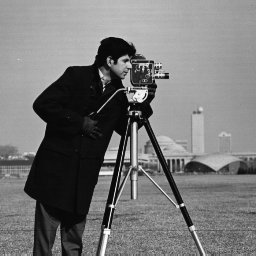
#> input picture cameraman.jpg, 256 x 256 px
$ jupyter execute --allow-errors multi_binary.ipynb
#> lines starting #> are read from the running program, lines starting #| are printed output that depends on the picture
### multi_binary.py
'''
Creator: Jonas Bresch, M.Sc.
Project: Binary-code denoising

Date: June. 3th, 2024
'''

import numpy as np
import matplotlib.pyplot as plt
import time
import condat_tv
import cvxpy as cp


def truncate(num, n):
    integer = np.array(num * (10**n), dtype=int)/(10**n)
    return np.array(integer, dtype=float)

# [729 lines left out: functions MIoU_cut, MIoU, reconstruction, barcode_generator, gen_sig_counterex, qr_code_generator and 19 more, not called in this run]

def soft_thresh(x, l):
    return np.sign(x) * np.maximum(np.abs(x) - l, 0.)

# [250 lines left out: functions ADMM_1R_TV_approx, ADMM_TV_BOX_approx, h_frequence, g_frequence, G_mat, not called in this run]

def soft_thresh(x, l):
    return np.sign(x) * np.maximum(np.abs(x) - l, 0.)


# [715 lines left out: functions ista, GME_TV, proj_B1, ADMM_TV_BOX, ADRA, proj_B1_image and 16 more, not called in this run]

### multi_binary.ipynb
# Binary valued data, i.e. on grid-graph $\mathbb{B}_d$-image

[cell 1]
from scipy import interpolate
import numpy as np
import matplotlib.pyplot as plt
import time

import PIL
from matplotlib import image
from matplotlib import pyplot

import condat_tv
import cvxpy as cp

import cv2

import imp

[cell 2]
import multi_binary

[cell 3]
imp.reload(multi_binary)

# Segmentation samples

[cell 4]
from matplotlib import image
from matplotlib import pyplot

xx = image.imread('cameraman.jpg')
#> xx is the input picture: shape (256, 256); min 0, max 255, mean 118.7
#image = image.imread('reichstag_schwarz.jpeg')
#> (the rest of this cell did not finish here and is left out)

#> (a cell that did not finish here is left out)

#> (a cell that did not finish here is left out)

#> (a cell that did not finish here is left out)

[cell 8]
d = 10
#> d = 10
id = 1/10
gDataimage = np.zeros((d,256,256))
#> (the rest of this cell did not finish here and is left out)

[cell 9]
plt.imshow(np.sum(gDataimage,0), cmap='Greys')
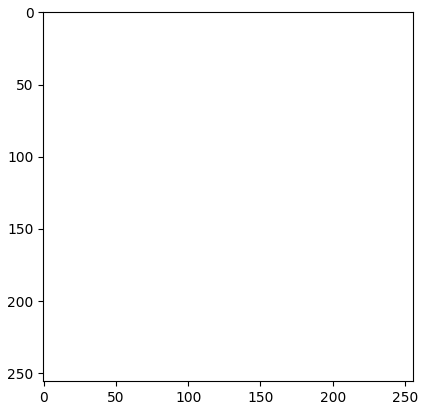
#> figure drawn by matplotlib, 1 panel

#> (a cell that did not finish here is left out)

#> (a cell that did not finish here is left out)

#> (a cell that did not finish here is left out)

#> (a cell that did not finish here is left out)

#> (a cell that did not finish here is left out)

### Mulit-QR-code denoising

[cell 15]
QRNoise_dd, QRData_dd = multi_binary.multi_qr_code_generator(20,4,0.1,5)

[cell 16]
plt.imshow(np.sum(QRData_dd,0), 'Greys')
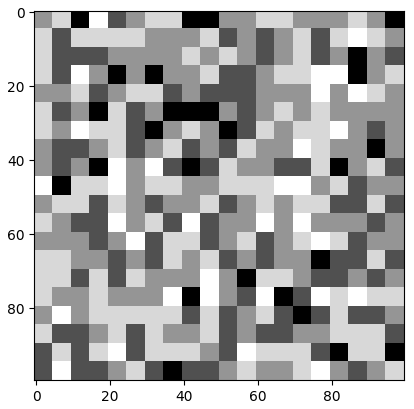
#> figure drawn by matplotlib, 1 panel

#> (a cell that did not finish here is left out)


#> (a cell that did not finish here is left out)

#> (a cell that did not finish here is left out)

[cell 20]
cQRNoise, cQRData = multi_binary.color_qr_code_generator(20,0.2,5)

[cell 21]
cQRNoiseRGB = multi_binary.cmyk_to_rgb_image(np.transpose((cQRNoise-np.min(cQRNoise))/(np.max(cQRNoise)-np.min(cQRNoise)), (1,2,0)))
# cQRNoiseRGB = multi_binary.cmyk_to_rgb_image(np.transpose(cQRNoise, (1,2,0)))
cQRDataRGB = multi_binary.cmyk_to_rgb_image(np.transpose(cQRData, (1,2,0)))

[cell 22]
plt.imshow(cQRDataRGB)

[cell 23]
plt.imshow(cQRNoiseRGB/255)

[cell 24]
qr, gz = multi_binary.ADMM_TV_CUBE_image(2*cQRNoise-1, 2*cQRData-1, 0.2, 100, 5, 1, iter=501)

[cell 25]
cQRSolRGB = multi_binary.cmyk_to_rgb_image(np.transpose((1+qr)/2, (1,2,0)))

[cell 26]
plt.imshow(cQRSolRGB/255)

[cell 27]
multi_binary.color_qr_code_plt(cQRDataRGB/255, cQRNoiseRGB/255, cQRSolRGB/255)
plt.savefig('color_qr_code_sig=0.20.pdf', dpi=100)

### Multi-color RGB QR-codes

[cell 28]
QRNoise, QRData = multi_binary.multi_qr_code_generator(20, 3, 0.5, 10)

[cell 29]
plt.imshow(np.transpose(QRNoise, (1,2,0)))

[cell 30]
qr, gz = multi_binary.ADMM_TV_CUBE_image(QRNoise, QRData, [1.2,1.2,1.2], 1, 1, iter=101)      # 0.5, 100, 1

[cell 31]
plt.imshow(np.transpose(qr, (1,2,0)))

[cell 32]
multi_binary.mulit_qr_code_plt(QRData, QRNoise, qr)
plt.savefig('multi_rgb_qr_0.5.pdf', dpi=100)
